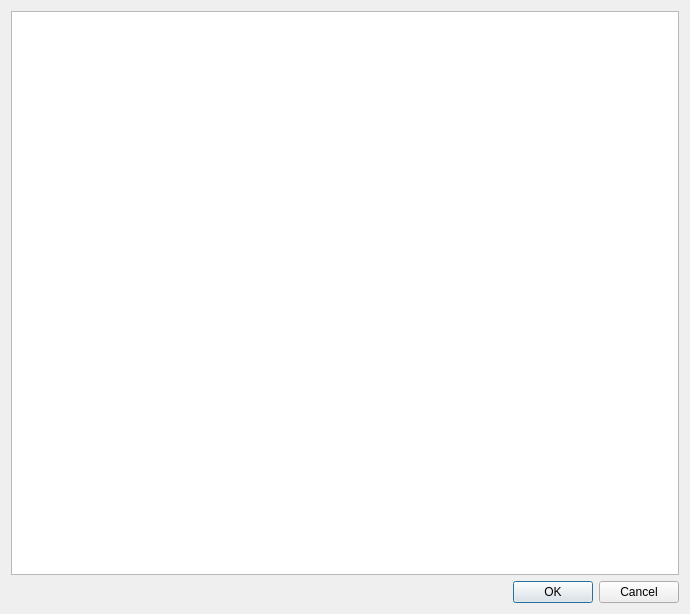
<?xml version="1.0" encoding="UTF-8"?>
<ui version="4.0">
 <class>DepartmentListDialog</class>
 <widget class="QDialog" name="DepartmentListDialog">
  <property name="geometry">
   <rect>
    <x>0</x>
    <y>0</y>
    <width>690</width>
    <height>614</height>
   </rect>
  </property>
  <property name="windowTitle">
   <string>Dialog</string>
  </property>
  <layout class="QVBoxLayout" name="verticalLayout">
   <item>
    <widget class="QTableView" name="resultView"/>
   </item>
   <item>
    <widget class="QDialogButtonBox" name="buttonBox">
     <property name="orientation">
      <enum>Qt::Horizontal</enum>
     </property>
     <property name="standardButtons">
      <set>QDialogButtonBox::Cancel|QDialogButtonBox::Ok</set>
     </property>
    </widget>
   </item>
  </layout>
 </widget>
 <resources/>
 <connections>
  <connection>
   <sender>buttonBox</sender>
   <signal>accepted()</signal>
   <receiver>DepartmentListDialog</receiver>
   <slot>accept()</slot>
   <hints>
    <hint type="sourcelabel">
     <x>248</x>
     <y>254</y>
    </hint>
    <hint type="destinationlabel">
     <x>157</x>
     <y>274</y>
    </hint>
   </hints>
  </connection>
  <connection>
   <sender>buttonBox</sender>
   <signal>rejected()</signal>
   <receiver>DepartmentListDialog</receiver>
   <slot>reject()</slot>
   <hints>
    <hint type="sourcelabel">
     <x>316</x>
     <y>260</y>
    </hint>
    <hint type="destinationlabel">
     <x>286</x>
     <y>274</y>
    </hint>
   </hints>
  </connection>
 </connections>
</ui>
